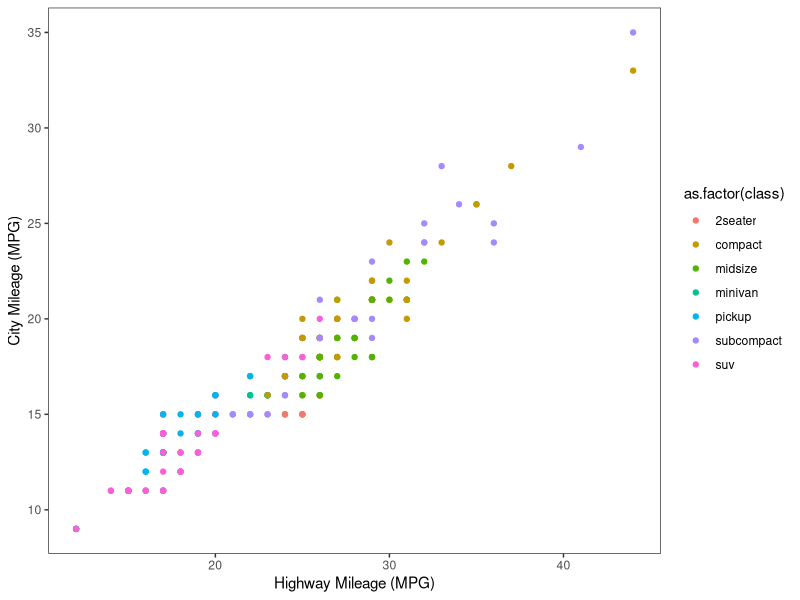
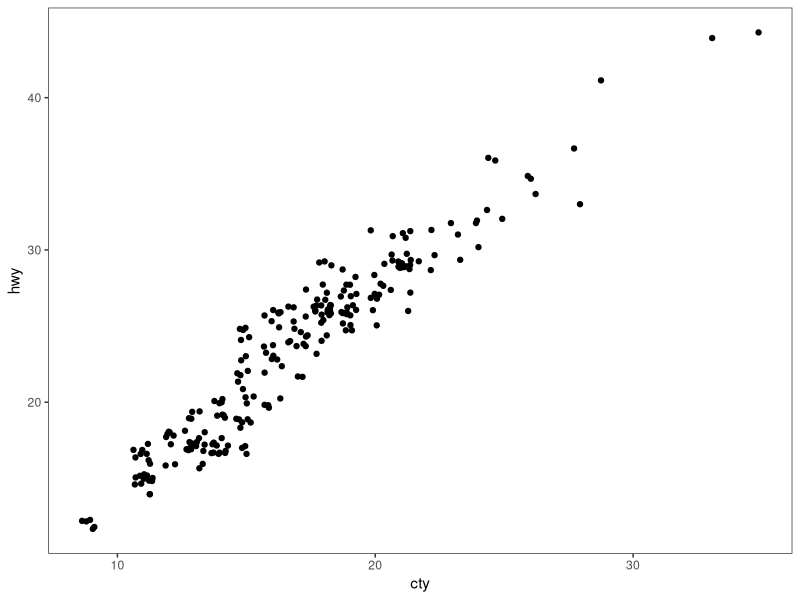
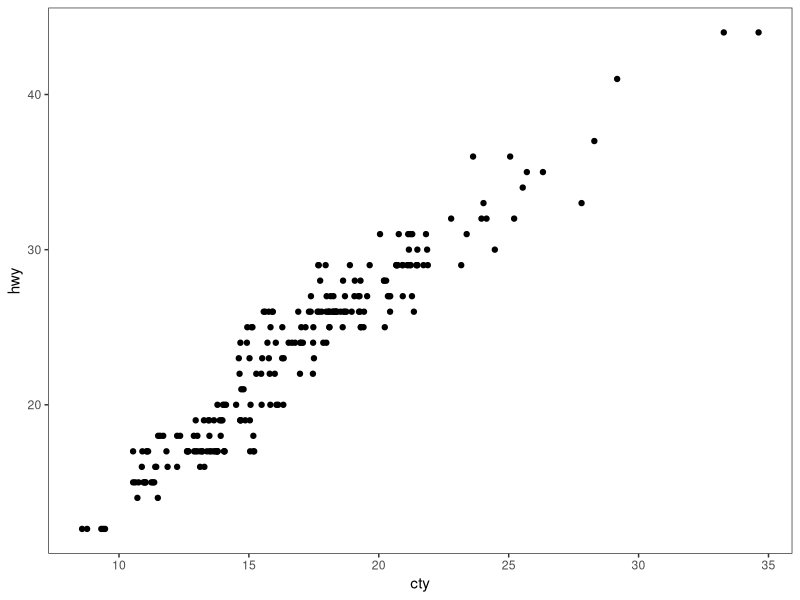
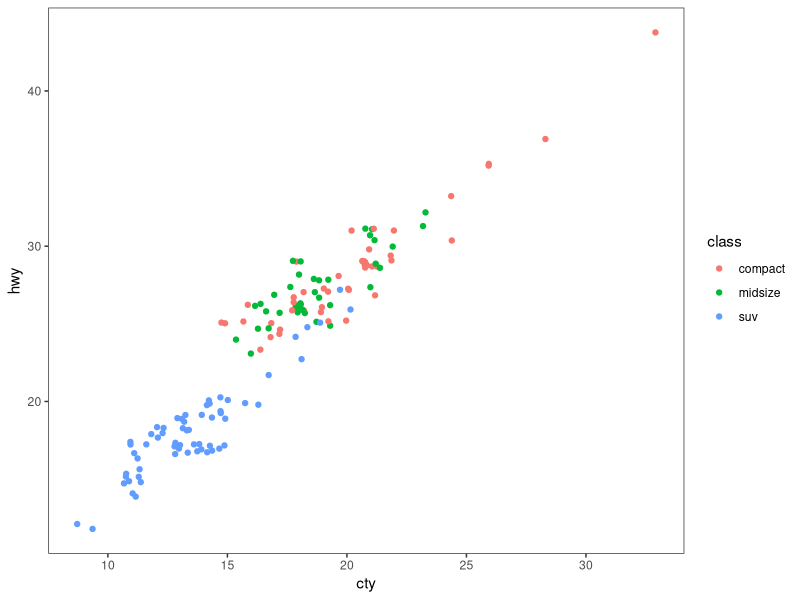
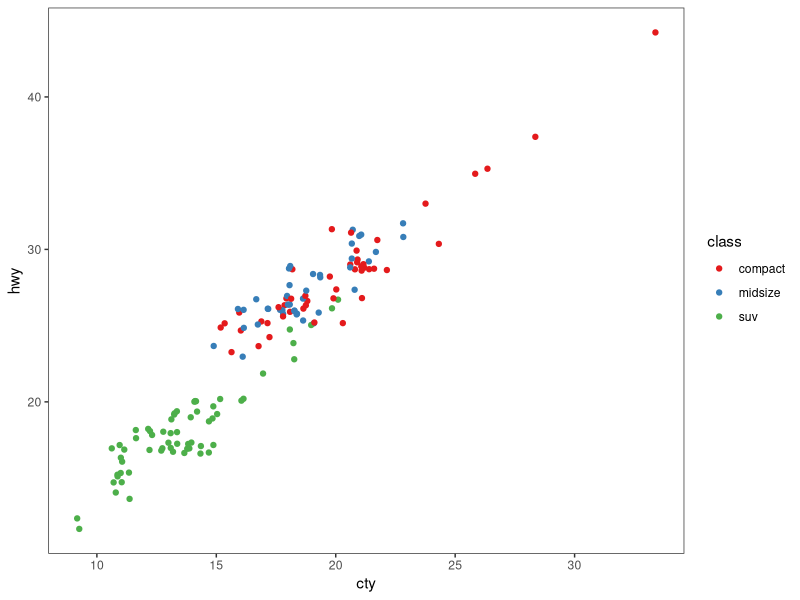
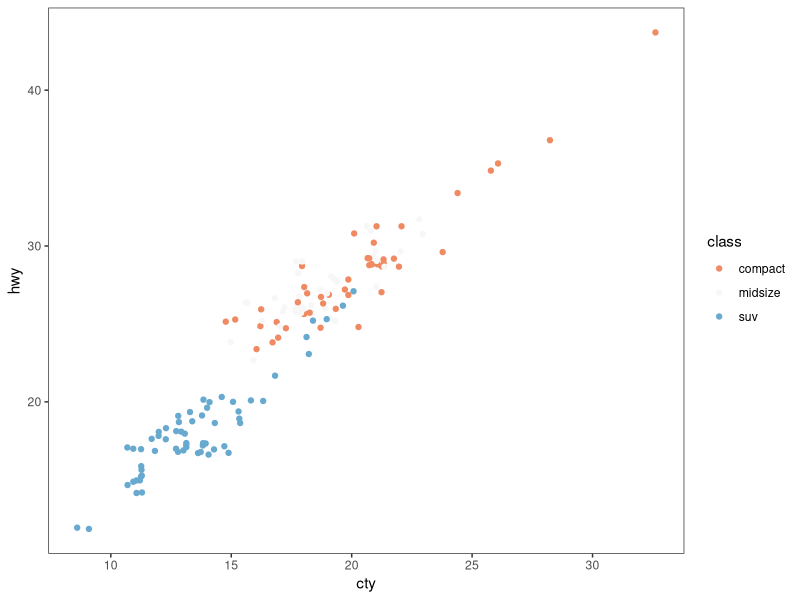
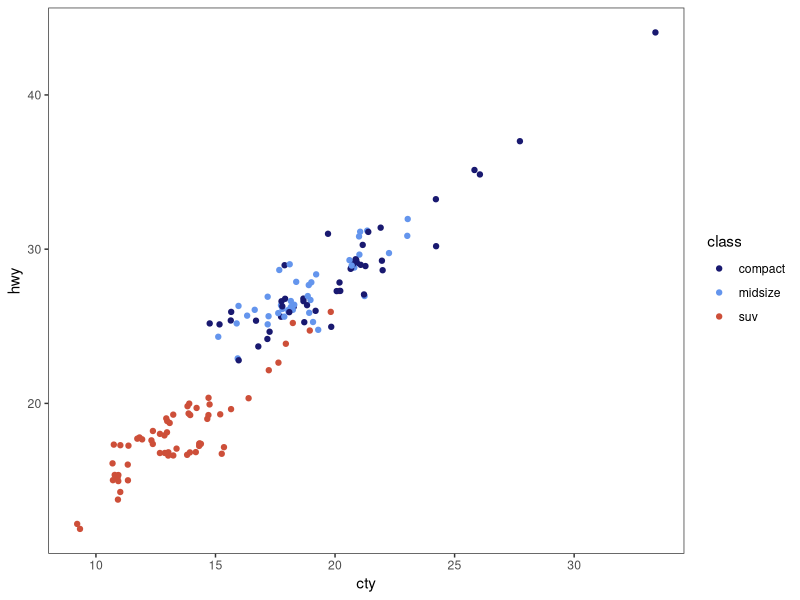
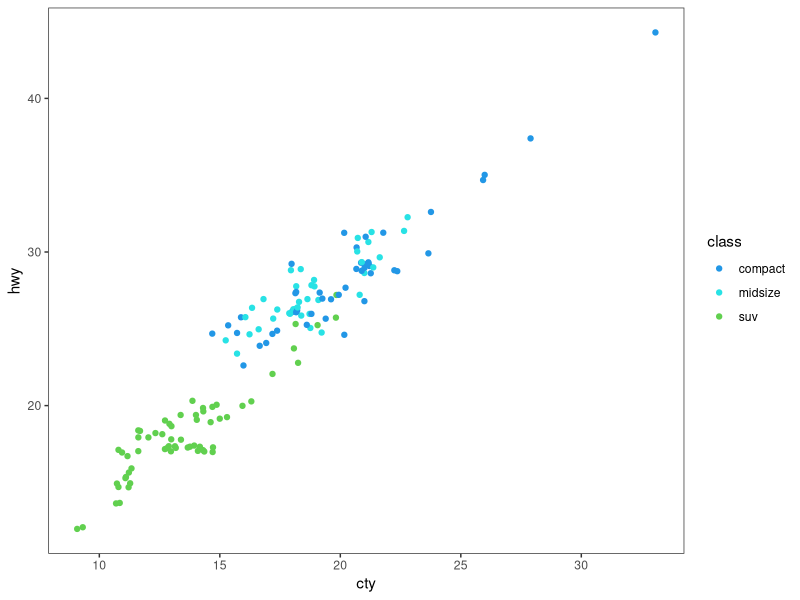

These figures' R source, in order: (Note: this script raises an error after producing the figures.)
# ---------------------------------------------------------- #
#### MODULE 3: Plot even more data!                       ####               
# ---------------------------------------------------------- #

## OBJECTIVE:
# 1. To develop a "grammar of graphics".
# 2. To become comfortable using ggplot2 for exploratory data visualization.


# ---------------------------------------------------------- #
#### SET UP:                                              ####
# ---------------------------------------------------------- #
# REMINDER: In RStudio, open the Rproject for our course (UNCG_DataWrangling), 
# pull any changes from GitHub, and navigate to the branch you created for 
# yourself (just a single branch for the whole semester) in RStudio's Git tab.
# Open this week's assignment in this new branch to complete and submit on GitHub.
# Ideally, you'll commit your answers a bit at a time as you work through
# this assignment, rather than committing all at once at the end.

# Reminder of some helpful resources for graphing in R:
# ggplot Cookbook: http://www.cookbook-r.com/Graphs/
# Official ggplot2 Book: https://ggplot2-book.org/
# Themes in ggplot2: https://ggplot2-book.org/polishing.html#themes

# In ggplot2, aesthetic means “something you can see”. Each aesthetic is a
# mapping between a visual cue and a variable.
# Examples include:
# position (i.e., on the x and y axes)
# color (“outside” color)
# fill (“inside” color)
# shape (of points)
# line type
# size

# Each type of geometric object (geom) accepts only a subset of all aesthetics.
# Refer to the geom help pages to see what mappings each geom accepts. Aesthetic
# mappings are set with the aes() function.

# TASK: We will be using the ggplot2 package for graphing. Fortunately, ggplot2 
# is nested within the tidyverse package (along with many others).
# Start by writing code to load the tidyverse library.
# HINT: see the end of assignment #1 if you forgot how to load a package.

library(tidyverse)

# TASK: Write code below to set your theme to black and white and both your major
# AND minor gridlines to element_blank for all plots you'll be making today.
# HINT: Check back to last week's assignment section 1.9 for setting themes for
# all plots.

theme_set(theme_bw())
theme_update(panel.grid.major=element_blank(),
             panel.grid.minor=element_blank())


# ---------------------------------------------------------- #
#### 1.0 CORRELATION                                      ####
# ---------------------------------------------------------- #

# We learned how to make correlations last week, but it never hurts to get
# more practice! Let's start by using a data set built into ggplot2.
# The mpg dataset looks at the gas efficiency of different cars. Run the following
# code to load the data:
data(mpg, package = "ggplot2")

# TASK: Create a scatterplot (i.e., a dot plot) to relate city and highway mileage.
# Color the points by the class of car (class column) and label the x and y axis 
# to be more informative (City Mileage (MPG) vs Highway Mileage (MPG)).
# HINT: Refer back to last week's assignment or the ggplot help resources if you 
# forget how to make a scatterplot.

ggplot(mpg, aes(x=hwy,y=cty))+
  xlab('Highway Mileage (MPG)')+
  ylab('City Mileage (MPG)')+
  geom_point(aes(color=as.factor(class)))

# Looks alright, but the graph may be hiding some information...
# QUESTION: How many data points are in the mpg dataframe?

str(mpg)
# There are 234 obs. in 11 columns

# QUESTION: Approximately how many dots are in the graph you just made? How does
# that compare to the number of observations in the dataframe?

# There are roughly 78 points on the graph, which is a lot smaller than
# The number of observations.

# Try another correlation-focused geom that addresses this problem by running
# the following code:
ggplot(data=mpg, aes(x=cty, y=hwy)) + 
  geom_jitter()


# QUESTION: What happened when you created the plot with geom_jitter?

# A LOT more observations were added to the plot and some points were added in randomly.

# QUESTION: Run the code to create a plot using geom_jitter a second time. Then run it
# again and again. What happens each time? Why is this happening?

# The graph slightly shifts because the geom_jitter() function randomly moves the points 
# along the x and y axises.

# TASK: The default in geom_jitter is to jitter (or slightly move) the points away
# from each other in both the x and y directions. Check the help file for geom_jitter
# and write code below to make a graph where you jitter points in only the x-dimension
# by 0.5.

ggplot(data=mpg, aes(x=cty, y=hwy)) + 
  geom_jitter(height= F, width=0.5)

# ---------------------------------------------------------- #
#### 1.1 DETOUR! COLORS, COLORS, COLORS                   ####
# ---------------------------------------------------------- #

# Our world is so colorful, and our graphs can be too! But we want to be mindful
# of our color choices to not only be beautiful, but also informative and accessible.

# TASK: Create a new dataframe that filters our mpg data down to only information
# for car classes compact, midsize, and suv using an %in% statement. Name your 
# new dataframe mpgSubset.
# HINT: Refer back to the Transform assignment if you want help with %in% (or 
# try googling!)

mpgSubset <- mpg%>%
  filter(mpg$class%in%c('compact','midsize','suv'))

# ggplot has lots of nice (and some not so nice) built-in color palettes that we 
# can use to fill our bars with color. Try running the following code:
ggplot(data=mpgSubset, aes(x=cty, y=hwy, color=class)) +
  geom_jitter()

# The code above supplies us with ggplot's default color palette, which I find not
# so pleasing. Let's try to change this!

# We can add a statement specifying the scale of colors we would prefer. One way
# to do this is to use other pre-set palettes from ggplot. Run the code below to 
# ask ggplot to use the color brewer's palette called Set 1.
ggplot(data=mpgSubset, aes(x=cty, y=hwy, color=class)) +
  geom_jitter() +
  scale_color_brewer(palette="Set1")

# Alternatively, we could use the "RdBu" palette:
ggplot(data=mpgSubset, aes(x=cty, y=hwy, color=class)) +
  geom_jitter() +
  scale_color_brewer(palette="RdBu")

# QUESTION: Investigate the color brewer's range of palettes at this website: 
# https://r-graph-gallery.com/38-rcolorbrewers-palettes.html
# What do you notice about the colors chosen from each of the palettes that we
# used above? (i.e., does it use the first three colors in the palette? The last
# three? Some other combination?)

# For Set1, the first three colors are assigned to the three variables.
# For RdBu, the extremes and a middle ground color were assigned to the variables.


# We could also pick out EXACTLY which colors we want for our figure. 
# There are 4 main ways to specify colors in R:
### by name
### by number
### by Hex code
### with the rgb() function

# By Name: R allows you to call more than 600 colors by name! Run the following
# code to see a list:
colors()

# We can put in the colors we chose for each variable by adding the 
# scale_color_manual() function to our plot. Try it out by running the following
# code:
ggplot(data=mpgSubset, aes(x=cty, y=hwy, color=class)) +
  geom_jitter() +
  scale_color_manual(values=c('midnightblue', 'cornflowerblue', 'tomato3'))


# You can also chose colors by number, which are assigned in R.

# TASK: Copy and paste the code to make our scatterplot and replace the color names
# with three numbers of your choice (between 1 and 657). How does your new figure look?
# HINT: remember to remove the quotation marks when calling numbers.


ggplot(data=mpgSubset, aes(x=cty, y=hwy, color=class)) +
  geom_jitter() +
  scale_color_manual(values=c('388', '213', '515'))

# QUESTION: How do you think you could figure out which color name belongs to
# each color number?
# HINT: Try creating a dataframe from color() by passing it into the
# as.data.frame() function.

palette <- as.data.frame(colors())

# You can also chose colors by Hex code. A Hex color code is a 6-symbol code made
# of up to three 2-symbol elements (6 symbols in length all together). Each of 
# the 2-symbol elements represents a color value in the Red-Green-Blue (RGB) color
# scale from 0 to 255. Hex codes are written with a # in front of them. Let's try
# out calling our colors using hex code.
ggplot(data=mpgSubset, aes(x=cty, y=hwy, color=class)) +
  geom_jitter() +
  scale_color_manual(values=c('#191970', '#6495ED', '#FF6347'))

# There are two great things about hex codes. First, you can call ANY color you 
# want with a hex code. That is, you're not limited to the 657 colors that are
# in ggplot. By specifying the color by hex code, you can pick literally anything!

# TASK: Google the search term "color picker". This should bring up google's color
# picker (in addition to a billion other color picking websites). Use this color
# picker to generate the hex codes for three new colors of your choice. Then copy
# and paste the above code, replacing the hex codes with your color choices.

ggplot(data=mpgSubset, aes(x=cty, y=hwy, color=class)) +
  geom_jitter() +
  scale_color_manual(values=c('#40db42', '#000000', '#cc5e1f'))

#I call it "Spooktacular"

# The second great thing about hex codes is that you can control the transparency
# of your colors. Transparency is set in a hex code by adding two extra symbols
# to the end, which together make up the "alpha" element. Adding 00 to the end 
# of your hex code will make your color completely transparent, while adding FF 
# to the end will make it completely opaque. Any number/letters in-between will 
# result in partial transparency. You can find a complete list of transparencies
# between 0-100% here: https://gist.github.com/lopspower/03fb1cc0ac9f32ef38f4

# TASK: Try out transparency by copying and pasting your graph code below and
# adding the alpha element to the end of each of your hex codes to make your
# first color 0% transparent, your second color 50% transparent, and your third
# color 100% transparent.


ggplot(data=mpgSubset, aes(x=cty, y=hwy, color=class)) +
  geom_jitter() +
  scale_color_manual(values=c('#40db42ff', '#00000080', '#cc5e1f00'))

# QUESTION: What happened to the point that you set to 100% transparent?

# Those points are completely transparent

# Finally, we can set our colors using the rgb() function. This operates very
# similarly to the hex code, where you can pick exactly the color and transparency
# you want. Try it out by running the following code:
ggplot(data=mpgSubset, aes(x=cty, y=hwy, color=class)) +
  geom_jitter() +
  scale_color_manual(values=c(rgb(.10, .10, .44, .5), rgb(.39, .58, .93, .5), rgb(1.0, .39, .28, .5)))

# TASK: Modify the above code to make all of your points 50% transparent.

# There are so many inventive and artistic people in the world who have expanded
# the offerings for colors in ggplot. Check out some notable ones listed below
# when choosing colors for this assignment.
### Color-blind friendly palettes: https://github.com/JLSteenwyk/ggpubfigs
### Color palettes from vintage National Parks posters: https://github.com/katiejolly/nationalparkcolors
### Color palettes based on Wes Anderson movies: https://github.com/karthik/wesanderson
### Color palettes from famous Dutch paintings: https://github.com/EdwinTh/dutchmasters


# ---------------------------------------------------------- #
#### 1.2 DETOUR! LEGENDS                                  ####
# ---------------------------------------------------------- #

# When you specify colors in your ggplot code, R throws in a bonus legend for free!
# However, this legend is often not as clear or visually appealing as we might 
# prefer. But as with all geometric objects in ggplot, legends can be easily altered.

# Run the following code to create a scatter plot. Feel free to modify the colors
# as you prefer!
ggplot(data=mpgSubset, aes(x=cty, y=hwy, color=class)) +
  geom_jitter()

# QUESTION: Where did ggplot get the legend title and values from?
# The titles were provided in the aes() function and the values come from the mpgSubset dataframe

# We could change the title and values in our legend by altering the dataframe
# we are passing into ggplot. But that seems a bit drastic. Instead, we can 
# lean on the same code that specifies our color picks to alter the legend text.
# Try it out by running the following code:
ggplot(data=mpgSubset, aes(x=cty, y=hwy, color=class)) + # This creates our scatterplot with the assigned x and y axises, and colors scaled by class
  geom_jitter() + # This tells R to insert the data in a spaced out manner. 
  scale_color_manual(values=c('#FCBA03', '#380754', '#496916'), # This assigns a color to each value
                     name='Class of Car', # This renames the title of the variables 
                     breaks=c('suv', 'midsize', 'compact'), # This breaks the data up by variable
                     labels=c('SUV', 'Midsize', 'Compact')) # This gives labels to the broken up variable data


# TASK: Label each line of the code above with what it is doing.
# HINT: Check the scale_color_manual help file or ggplot Cookbook for more info.


# IMPORTANT: It is important to pay attention to the order you provide ggplot with 
# your color choices and legend labels! Try running the following code:
ggplot(data=mpgSubset, aes(x=cty, y=hwy, color=class)) + 
  geom_jitter() + 
  scale_color_manual(values=c('#FCBA03', '#380754', '#496916'), 
                     name='Class of Car', 
                     breaks=c('suv', 'midsize', 'compact'), 
                     labels=c('Compact', 'SUV', 'Midsize')) 


# QUESTION: What is wrong with the code above? Why is it so important to be
# careful with the order you pass information into ggplot?

# The labels for the break data is assigned to the wrong variables and has a misleading output.


# While changing the legend text and factor order takes place in the scale_color_manual
# step, moving the legend around on the graph page is part of the graph theme. We
# can try this out using the code below:
ggplot(data=mpgSubset, aes(x=cty, y=hwy, color=class)) + 
  geom_jitter() + 
  theme(legend.position='bottom')


# TASK: Modify the code above to have the legend display along the bottom of
# the figure.


# We can also have the legend located within the area of the graph itself! We can 
# do this by specifying the coordinates for where the legend should go within the
# graph axes. First we set the legend position and then we set the anchoring 
# position by justifying the legend.
### bottom left: 0,0
### bottom right: 1,0
### top left: 0,1
### top right: 1,1

# Try it out by running the following code:
ggplot(data=mpgSubset, aes(x=cty, y=hwy, color=class)) + 
  geom_jitter() + 
  theme(legend.position=c(1,0), legend.justification=c(1,0))

# QUESTION: What happens if you don't include the code for legend justification
# above?
# The legend is placed in the wrong area, to the bottom right outside of the graph

# TASK: Copy and paste the code from above. Modify it to place the legend in the
# upper left part of the graph.
ggplot(data=mpgSubset, aes(x=cty, y=hwy, color=class)) + 
  geom_jitter() + 
  theme(legend.position=c(0,1), legend.justification=c(0,1))

# Finally, we might want to remove the legend altogether! We would do so by
# modifying the theme as well. 

# TASK: Check the ggplot cookbook to find the legends section. Read what it says 
# about removing the legend. Then copy and paste the graph code from above. Modify
# the code to remove the legend.

ggplot(data=mpgSubset, aes(x=cty, y=hwy, color=class)) + 
  geom_jitter() + 
  theme(legend.position= "none")
# ---------------------------------------------------------- #
#### 2.0 DEVIATION                                        ####
# ---------------------------------------------------------- #

# Used to compare variation in values between small number of items (or categories) 
# with respect to a fixed reference.

# Whether the graphical type is a deviation graph or a composition graph (or a 
# ranking graph) may depend on the underlying data structure.

# We used geom_bar() last week with factor data to create a bar graph. But
# geom_bar() is a bit tricky because it can make EITHER a bar graph or a histogram
# depending on the data you give it. The default of geom_bar() is to set stat to 
# count so if you give it just a continuous x value, it will make a histogram. Try
# it with the following code:
ggplot(data=mpg, aes(x=hwy)) + 
  geom_bar()

# In order to have the geom create bars and not a histogram, you must:
# 1) Set stat = identity
# 2) Provide both an x and a y inside the aes(), where x is either a character 
# or factor and y is numeric.

# TASK: Create a dataframe of summary statistics for the mpg data, calculating the
# mean, standard deviation, and standard error for highway mpg grouping by class.
# Name the resulting dataframe highwayMPG and your new variables hwy_mean, hwy_sd,
# and hwy_se.
# HINT: Look back at the Transform assignment if you forget how to summarize the
# data. Also recall, standard error = 1.96*standard deviation.

highwayMPG <- mpg%>%
  group_by(class) %>%  
  summarize(across(.col="hwy", .fns=list(mean=mean, sd=sd),na.rm=T)) %>% 
  mutate(hwy_se=1.96*hwy_sd)
 

# TASK: Create a bar graph showing the average highway MPG on the y-axis and 
# car class on the x-axis. Fill the bars by class. Add in error bar caps that are 20%
# the width pf the bars.
# HINT: Don't forget to change stat from the default in your geom_bar() statement!
ggplot(data=highwayMPG, aes(x=class, y=hwy_mean))+
  geom_bar(aes(fill=as.factor(class)), stat="identity")+
  geom_errorbar(aes(ymin=hwy_mean-hwy_se, ymax=hwy_mean+hwy_se), width=.2)

# ---------------------------------------------------------- #
#### 2.1 DETOUR! COLORS AND LEGENDS, AGAIN                ####
# ---------------------------------------------------------- #

# Recall that some geometric elements require fills instead of (or sometimes in
# addition to) colors.

# TASK: Create a bar graph with the mpg summary stats with the following parameters:
# (1) Black bar outline
# (2) Bars filled with the color brewer palette "Dark2" using the scale_fill_manual
#     statement
# (3) No legend
# (4) Informative x- and y-axis labels.

ggplot(data=highwayMPG, aes(x=class, y=hwy_mean))+
  geom_bar(aes(fill=as.factor(class)),stat="identity", color="black")+
  scale_fill_brewer(palette="Dark2")+
  theme(legend.position="none")+
  xlab("Class of Vehicle")+
  ylab("Highway Mean (MPG)")

# HINT: Carefully consider whether your color and/or fill should go within an aes() 
# statement, the scale_fill_manual or scale_color_manual statements, or neither.
# If in doubt, try a bunch of ways until it looks how we want it. And consult 
# your helpful ggplot resources on the web.


# ---------------------------------------------------------- #
#### 2.2 DETOUR! AXIS MODIFICATIONS                       ####
# ---------------------------------------------------------- #

# Run the following code, feeling free to modify colors as you prefer:
ggplot(data=highwayMPG, aes(x=class, y=hwy_mean, fill=class)) +
  geom_bar(stat='identity') +
  

# QUESTION: Where is ggplot getting the x-axis tick labels from?

# From the fill=class argument.

# Often our tick labels are not the best. We can modify them to be more informative
# or visually appealing by directly modifying the dataframe, but again this feels
# a bit extreme. Instead, we can directly modify the scale of the axis. For axes
# that deal with categories, we are setting the discrete scale. Try it out by
# running the following code:
ggplot(data=highwayMPG, aes(x=class, y=hwy_mean, fill=class)) +
  geom_bar(stat='identity') +
  scale_x_discrete(labels=c('sport', 'compact', 'midsize', 'minivan', 'pickup', 'subcompact', 'SUV'))

# We can also change the scale of the continuous axes, including how large they are
# and where the tick marks fall as follows:
ggplot(data=highwayMPG, aes(x=class, y=hwy_mean, fill=class)) +
  geom_bar(stat='identity') +
  scale_y_continuous(breaks=seq(0, 50, 10)) +
  coord_cartesian(ylim=c(0,50))

# QUESTION: Try running the code above without the coord_cartesian() statement. 
# What is surprising about the resulting graph? Based on this result, what do you
# think the coord_cartesian() statement does?

# It gives y values from 0-50, without it the graph fits to the longest bar.

# We can also add a statement into the scale discrete or continuous statements
# to name our axes, rather than putting in a whole separate step of xlab() or ylab().
# Try it out with the following code:
ggplot(data=highwayMPG, aes(x=class, y=hwy_mean, fill=class)) +
  geom_bar(stat='identity') +
  scale_x_discrete(name='Class of Car') +
  scale_y_continuous(name='Mean Highway MPG')


# Finally, we can flip our axes easily in ggplot as follows:
ggplot(data=highwayMPG, aes(x=class, y=hwy_mean, fill=class)) +
  geom_bar(stat='identity') +
  coord_flip()


# TASK: Let's put it all together. Make a graph of the mpg summary stats with the
# following specifications:
# (1) color by class of car using a color scheme of your choice (not the default)
# (2) plot the class of car on the x-axis and the highway MPG on the y axis
# (3) include better names for the x- and y-axis titles
# (4) include better names for the car classes
# (5) set the scale of the highway mpg to run from 0 to 30 with breaks every 5 
# (6) flip your axes
# (7) remove the legend

ggplot(data=highwayMPG, aes(x=class, y=hwy_mean, fill=class))+
  geom_bar(stat="identity")+
  scale_fill_brewer(palette="Spectral")+
  scale_x_discrete(labels=c("2 Seater", "Compact", "Mid-size", "Minivan", "Pickup", "Sub-compact", "SUV"),
                   name = "Vehicle Class")+
  scale_y_continuous(breaks=seq(0, 30, 5),
                     name = "Highway Mean (MPG)") +
  coord_cartesian(ylim=c(0,30))+
  theme(legend.position = "none")+
  coord_flip()

# ---------------------------------------------------------- #
#### 3.0 RANKING                                          ####
# ---------------------------------------------------------- #
# Used to compare the position or performance of multiple items with respect to 
# each other. Actual values matters somewhat less than the ranking.

# TASK: Create a dataframe of summary statistics for the mpg data, calculating the
# mean, standard deviation, and standard error for CITY mpg grouping by class.
# Name the resulting dataframe cityMPG and your new variables city_mean, city_sd,
# and city_se.
# HINT: Look back at the Transform assignment if you forget how to summarize the
# data. Also, standard error = 1.96*standard deviation.

cityMPG <- mpg%>%
  group_by(class) %>%  
  summarize(across(.col="cty", .fns=list(mean=mean, sd=sd),na.rm=T)) %>% 
  mutate(cty_se=1.96*cty_sd)


# Now we want to plot our data in order from smallest to largest city MPG to get
# a ranking. To do so, we need to use the reorder() function to rearrange the data
# going into our x-axis.
ggplot(cityMPG, aes(x=reorder(class, cty_mean), y=cty_mean)) + 
  geom_bar(stat="identity")

# TASK: Recreate the above ranking figure to include the following:
# (1) class of car on the x-axis with informative axis and tick labels
# (2) MPG ordered from highest to lowest (hint: try google if you're unsure)
# (3) bars with dark grey outlines and filled by class with your favorite color scheme
# (4) error bars with end caps 30% the width of the bars
# (5) y-axis from 0 to 30 with tick marks every 5
# (6) no legend.
ggplot(cityMPG, aes(x=reorder(class, cty_mean, decreasing = T), y=cty_mean, fill=class)) + 
  geom_bar(color="darkgrey", stat="identity")+
  scale_fill_brewer(palette="Spectral")+
  scale_x_discrete(name = "Class of Vehicles",
                   labels = c("Pickup", "SUV", "2 Seater", "Minivan", "Mid-size", "Compact", "Sub-compact"))+
  geom_errorbar(aes(ymin=cty_mean-cty_se, ymax=cty_mean+cty_se), width=.3)+
  scale_y_continuous(breaks=seq(0, 30, 5),
                     name = "City Mean (MPG)") +
  coord_cartesian(ylim=c(0,30))+
  theme(legend.position = "none")

# Insert Elmo on fire gif here

# ---------------------------------------------------------- #
#### 4.0 DISTRIBUTION                                     ####
# ---------------------------------------------------------- #
# When you have lots and lots of data points and want to study where and how the
# data points are distributed.

# Histograms can be accomplished with either geom_bar() or geom_histogram()
ggplot(mpg, aes(hwy)) + 
  geom_histogram()

# TASK: Recreate the graph above, but using geom_bar() instead


ggplot(mpg, aes(hwy)) + 
  geom_bar()

# TASK: Try making a histogram with the categorical variable 'manufacturer'.
# What error message do you get?

# Crying emoji ;-;

ggplot(mpg, aes(manufacturer)) + 
  geom_histogram()

# ! Problem while computing stat. Requires a continuous x aesthetic


# QUESTION: What happens when you follow the advice of the error message and 
# make stat='count'?
ggplot(mpg, aes(manufacturer)) + 
  geom_histogram(stat="count")


# TASK: Make a boxplot comparing the distribution of cty (city mileage) for
# each class of car.
# HINT: Look back to last week if you forget how to make a boxplot.

ggplot(mpg, aes(x=cty, y=class, fill=class)) + 
  geom_boxplot()+
  scale_fill_brewer(palette="Spectral")

# We can also make a different type of distribution, a violin plot using the 
# geom_violin statement as follows:
ggplot(mpg, aes(x=class, y=cty)) + 
  geom_violin()

# QUESTION: What does a violin plot show? Check google if you're unsure.

# These are super cool! I've never seen a violin plot before.
# From what I can tell, they are similar to boxplots in that they show distribution
# But, violin plots go a step further and show which variables have the highest density for each class distribution.
# HECK YEAH, STATISTICS!


# ---------------------------------------------------------- #
#### 5.0 COMPOSITION                                      ####
# ---------------------------------------------------------- #
# Bar charts and pie charts are classic ways of showing composition of a dataset.

# TASK: Let's get some data for this task by determining the number of cars from 
# each car manufacturer in our mpg dataframe. We can do this as follows:
manufacturerFreq <- mpg %>% 
  group_by(manufacturer) %>% 
  summarize(frequency=length(manufacturer)) %>% 
  ungroup()

# TASK: Make a bar graph of the number of cars (frequency) by manufacturer using
# the dataframe we created above.

ggplot(manufacturerFreq, aes(frequency)) + 
  geom_bar()

# We can switch the bar chart you created above into a pie chart simply by changing
# the coordinate system through a series of steps as follows:

ggplot(manufacturerFreq, aes(x=manufacturer, y=frequency)) +
  geom_bar(stat="identity") +
  coord_polar()

ggplot(manufacturerFreq, aes(x=manufacturer, y=frequency, fill=manufacturer)) +
  geom_bar(stat="identity") +
  coord_polar()

ggplot(manufacturerFreq, aes(x="", y=frequency, fill=manufacturer)) +
  geom_bar(stat="identity", width=1) +
  coord_polar()

ggplot(manufacturerFreq, aes(x="", y=frequency, fill=manufacturer)) +
  geom_bar(stat="identity", width=1) +
  coord_polar(theta="y")

ggplot(manufacturerFreq, aes(x="", y=frequency, fill=manufacturer)) +
  geom_bar(stat="identity", width=1) +
  coord_polar(theta="y", start=0) +
  theme_void() +
  theme(legend.title = element_text(size = 12.5), 
        legend.text  = element_text(size = 8.5),
        legend.key.size = unit(.75, "lines"))

# TASK: Annotate the code below to describe what each line does:
ggplot(manufacturerFreq, aes(x="", y=frequency, fill=manufacturer)) + #Inputs data and applies axises to variables
  geom_bar(stat="identity", width=1) + # This gives us a barplot instead of a histogram, with a width of 1
  coord_polar(theta="y", start=0) + # This circularizes the data output
  theme_void() + #Removes the any background
  theme(legend.title = element_text(size = 12.5), # Edits the legend title text size
        legend.text  = element_text(size = 8.5), # Edits the text size within the legend
        legend.key.size = unit(.75, "lines")) # Size and type fo legend units




# ---------------------------------------------------------- #
#### 6.0 CHANGE                                           ####
# ---------------------------------------------------------- #

# Time series are often best visualized with line graphs. Let's try this out
# with some new data:
data("economics")

# TASK: Use the economics dataset to plot the number of people who are unemployed
# over time (unemploy vs date). Make a scatterplot, then connect the points with 
# lines using geom_line().
# HINT: use ?economics to get more information about this dataset.




# ---------------------------------------------------------- #
#### GROUPS AND MAPS                                      ####
# ---------------------------------------------------------- #

# Let's save these for group project options, this assignment is really long!









# REMEMBER: Save and push your script when you're done with this assignment!
